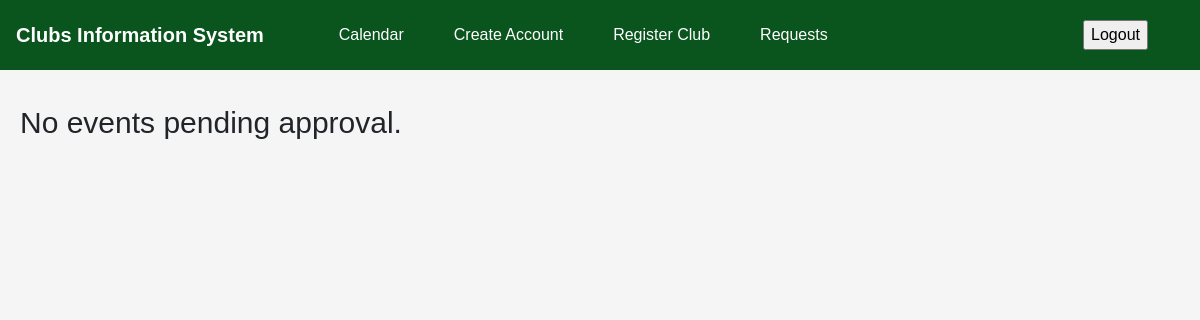
/osa/requests/requests.php, run on an earlier commit of the app's database.
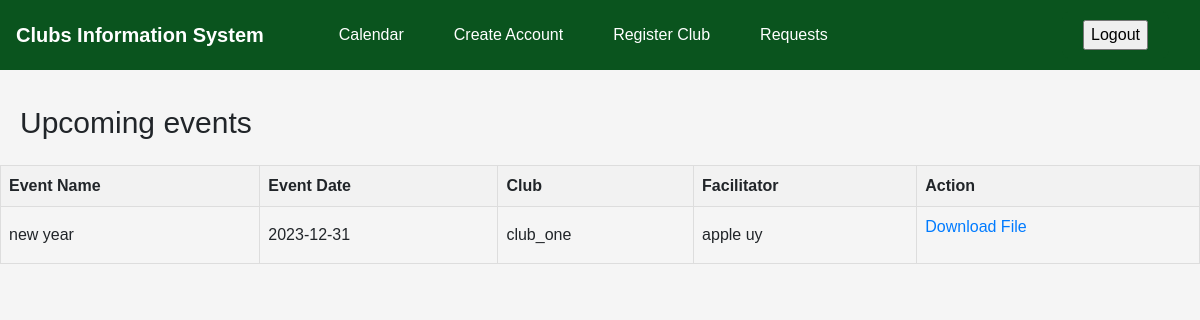
And on a later commit of the database.
### tables this page shows
CREATE TABLE `calendar_event_master` (
  `event_id` int(11) NOT NULL,
  `event_name` varchar(255) DEFAULT NULL,
  `event_start_date` date DEFAULT NULL,
  `event_end_date` date DEFAULT NULL,
  `is_approved` int(1) NOT NULL,
  `venue` varchar(255) NOT NULL,
  `submitted_by` varchar(255) NOT NULL,
  `parents_permit` varchar(255) DEFAULT NULL
);

CREATE TABLE `club` (
  `club_id` int(10) NOT NULL,
  `club_name` varchar(255) NOT NULL,
  `club_description` varchar(255) NOT NULL,
  `facilitator` int(11) DEFAULT NULL
);

### osa/requests/requests.php (the view, shortened to what this page needs)
<!DOCTYPE html>
<html lang="en">
<head>
  <link href="https://maxcdn.bootstrapcdn.com/bootstrap/4.5.2/css/bootstrap.min.css" rel="stylesheet">
</head>
<body>
<nav class="navbar navbar-expand-lg">
    <a class="navbar-brand" href="#">Clubs Information System</a>
    <div class="collapse navbar-collapse" id="navbarNav">
      <ul class="navbar-nav mr-auto">
        <li class="nav-item">
          <a class="nav-link" href="../calendar/dynamic-full-calendar.html">Calendar</a>
        </li>
		<li class="nav-item">
          <a class="nav-link" href="../create_account/create_account.php">Create Account</a>
        </li>
		<li class="nav-item">
          <a class="nav-link" href="../register/register.php">Register Club</a>
        </li>
		<li class="nav-item">
          <a class="nav-link" href="../requests/requests.php">Requests</a>
        </li>
      </ul>
      <ul class="navbar-nav">
        <li class="nav-item">
		  <form class="btn btn-logout" action="../logout.php" method="post">
		<input type="submit" name="submit_button" value="Logout">
		</form>
        </li>
      </ul>
    </div>
  </nav>
    <?php
        $servername = "localhost";
        $username = "root";
        $password = "";
        $dbname = "website_project";
        $conn = new mysqli($servername, $username, $password, $dbname);
        $sql = "SELECT CONCAT(faculty.first_name, ' ', faculty.last_name) AS fac, permit.file_title, permit.file_path, calendar_event_master.is_approved, calendar_event_master.parents_permit, club.club_name, student.first_name, student.last_name, calendar_event_master.event_id, calendar_event_master.event_name, calendar_event_master.event_start_date FROM calendar_event_master
		INNER JOIN student ON CONCAT(student.first_name, ' ', student.last_name) = calendar_event_master.submitted_by
		INNER JOIN club ON club.club_id = student.club
		INNER JOIN faculty ON faculty.faculty_id = club.facilitator
		LEFT JOIN permit ON calendar_event_master.event_id = permit.event_id
		WHERE (calendar_event_master.is_approved = 1 OR calendar_event_master.is_approved = 2) AND calendar_event_master.event_start_date > CURDATE()";
        $result = $conn->query($sql);
        if ($result->num_rows > 0) {
			echo "<p style='margin: 20px; font-size: 30px;'>Upcoming events</p>";
            echo "<table>";
            echo "<tr><th>Event Name</th><th>Event Date</th><th>Club</th><th>Facilitator</th><th>Action</th></tr>";
            while ($row = $result->fetch_assoc()) {
                echo "<tr>";
                echo "<td>" . $row["event_name"] . "</td>";
                echo "<td>" . $row["event_start_date"] . "</td>";
				echo "<td>" . $row["club_name"] . "</td>";
				echo "<td>" . $row["fac"] . "</td>";
				if($row["is_approved"] == 1)
				{
					echo "<td><button class='approve-btn' onclick='approveEvent(" . $row["event_id"] . ")'>Approve</button></td>";
				}
				else if($row["is_approved"] == 2 and $row["parents_permit"] == NULL)
				{
					echo "<td><button class='approve-btn' onclick='requirePermit(" . $row["event_id"] . ")'>Require Permit</button></td>";
				}
				else if($row["is_approved"] == 2 and $row["parents_permit"] == "required")
				{
					echo "<td>Request sent</td>";
				}
				else if($row["is_approved"] == 2 and $row["parents_permit"] == "submitted")
				{
					$filePath = $row["file_path"];
					echo "<td><p><a href='$filePath' download>Download File</a></p></td>";
				}
                echo "</tr>";
            }
            echo "</table>";
        } else {
            echo "<p style='margin: 20px; font-size: 30px;'>No events pending approval.</p>";
        }
    ?>
</body>
</html>

### osa/requests/requests.php (style rules this page uses)
.navbar { background-color: #0a541e; color: white; margin-bottom: 30px; }
.navbar-brand { color: white !important; font-weight: bold; margin-right: 50px; }
.navbar-nav .nav-item .nav-link { color: white !important; padding: 15px 25px; transition: background-color 0.3s; border-radius: 8px; }
.navbar-nav .nav-item:last-child { margin-right: 15px; }
.btn-logout { color: white; background-color: #0a541e; border-color: #0a541e; transition: background-color 0.3s; border-radius: 8px; padding: 8px 20px; }
body { font-family: Arial, sans-serif; background-color: #f5f5f5; margin: 0; }
table { border-collapse: collapse; width: 100%; }
th, td { border: 1px solid #ddd; padding: 8px; text-align: left; }
th { background-color: #f2f2f2; }

What changed in the data, as far as the page shows it:
added calendar_event_master: event_name "new year", event_start_date "2023-12-31", club.club_name "club_one", fac "apple uy"
Also different on the page:
text no longer shown: "No events pending approval."
text now shown: "Upcoming events Event Name Event Date Club Facilitator Action"
